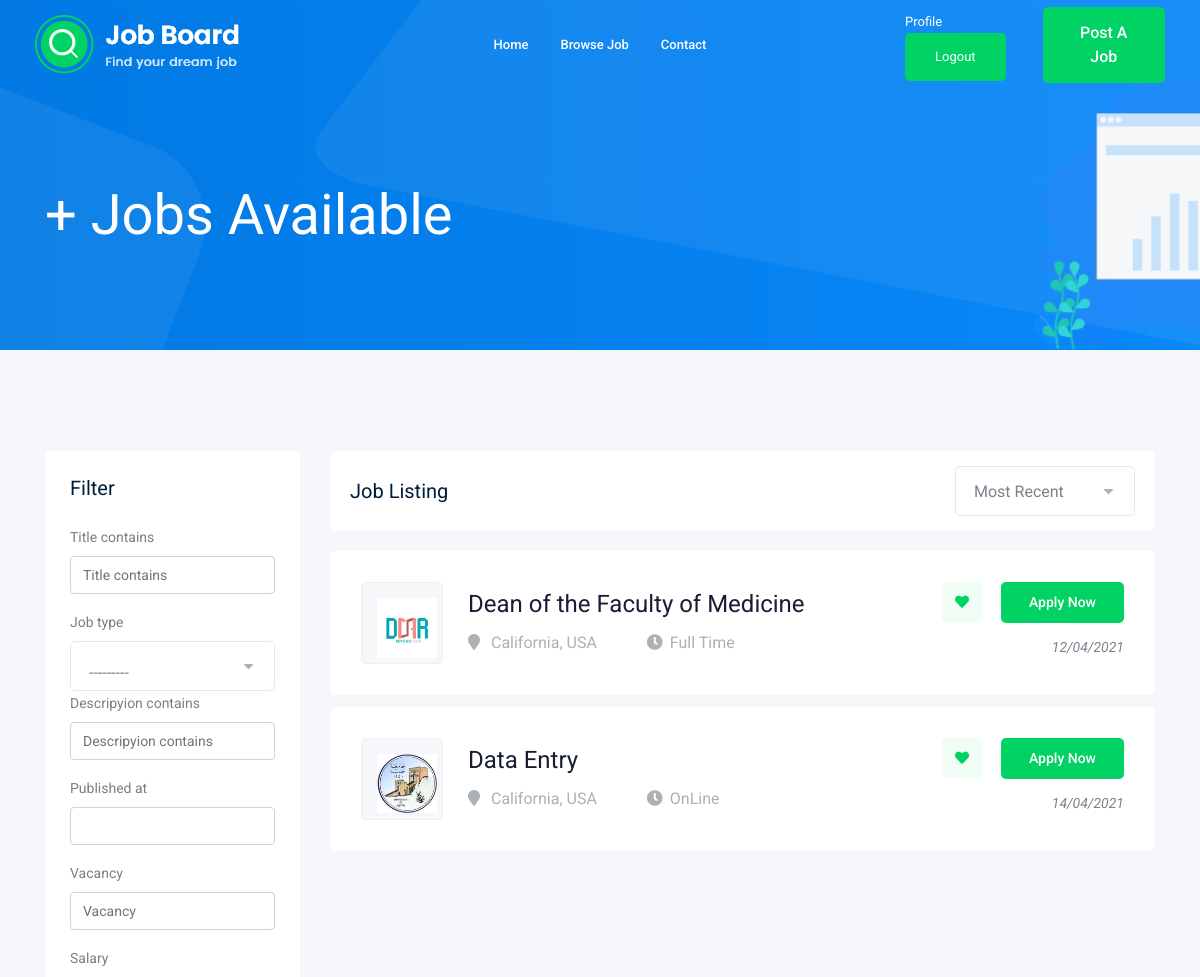
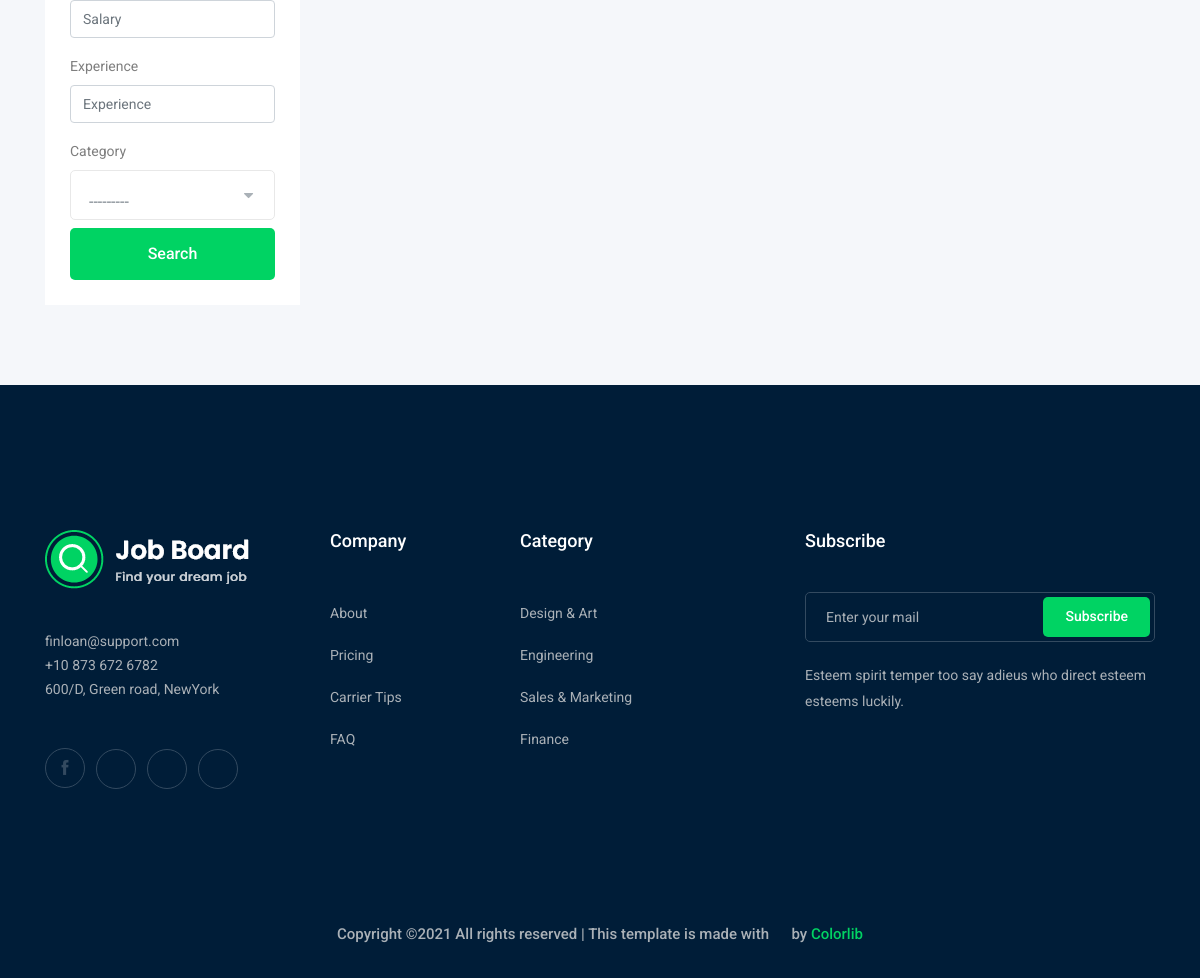
Screenshot of / (signed in) with the database file from the repository (2 pictures, top to bottom).
### job/models.py (models this page shows, shortened)
class Job(models.Model):  #tabdle
    onwer = models.ForeignKey(User, on_delete=models.CASCADE,related_name='onwer_job')
    title = models.CharField(max_length=100) #column
    job_type = models.CharField(max_length=20 , choices= Job_Type)
    descripyion = models.TextField(max_length=1000)
    published_at = models.DateTimeField(auto_now=True)
    Vacancy = models.IntegerField(default=1)
    salary = models.IntegerField(default=0)
    experience = models.IntegerField(default=1)
    category = models.ForeignKey('Category',on_delete=models.CASCADE)
    image = models.ImageField(upload_to=image_upload)
    slug = models.SlugField(blank=True , null= True)

### accounts/decorators.py (the view)
        def wrapper_func(request , *args,**kwargs):
            group = None
            if request.user.groups.exists():
               group =  request.user.groups.all()[0].name
            if group in allowedGroups:
               return view_func(request , *args,**kwargs)
            else:
                return redirect('accounts:profile')

### job/models.py (called while the page is built)
    def __str__(self):
        return self.Name

### job/views.py (called while the page is built)
@allowedUsers(allowedGroups=['Admin','Normal_Users','Organisations'])
def job_list(request):
    job_list = Job.objects.all()
    myfilter = JobFilters(request.GET,queryset=job_list)
    job_list = myfilter.qs
    paginator = Paginator(job_list, 5) # Show 25 contacts per page.
    page_number = request.GET.get('page')
    page_obj = paginator.get_page(page_number)
    context={'jobs': page_obj ,'myfilter':myfilter}
    return render(request,'job/job_list.html',context)

### job/templates/job/job_list.html (shortened to what this page needs)
{% extends "base.html" %}
{% load bootstrap4 %}
  {% block body %}
    <div class="bradcam_area bradcam_bg_1">
        <div class="container">
            <div class="row">
                <div class="col-xl-12">
                    <div class="bradcam_text">
                        <h3>{{jobs.count}} + Jobs Available</h3>
                    </div>
                </div>
            </div>
        </div>
    </div>
    <div class="job_listing_area plus_padding">
        <div class="container">
            <div class="row">
                <div class="col-lg-3">
                    <div class="job_filter white-bg">
                        <div class="form_inner white-bg">
                            <h3>Filter</h3>
                            <form method="GET">
                               {% bootstrap_form myfilter.form %}
                               <input type="submit" value="search" class="boxed-btn3 w-100 mt-2">
                            </form>
                        </div>
                    </div>
                </div>
                <div class="col-lg-9">
                    <div class="recent_joblist_wrap">
                        <div class="recent_joblist white-bg ">
                            <div class="row align-items-center">
                                <div class="col-md-6">
                                    <h4>Job Listing</h4>
                                </div>
                                <div class="col-md-6">
                                    <div class="serch_cat d-flex justify-content-end">
                                    </div>
                                </div>
                            </div>
                        </div>
                    </div>
                    <div class="job_lists m-0">
                        <div class="row">
                        {% for job in jobs %}
                            <div class="col-lg-12 col-md-12">
                                <div class="single_jobs white-bg d-flex justify-content-between">
                                    <div class="jobs_left d-flex align-items-center">
                                        <div class="thumb">
                                            <img src="{{job.image.url}}" alt=""  style="max-width:60px;">
                                        </div>
                                        <div class="jobs_conetent">
                                            <a href="{% url 'joburl:job_detailurl' job.id%}"><h4>{{job.title}}</h4></a>
                                            <div class="links_locat d-flex align-items-center">
                                                <div class="location">
                                                    <p> <i class="fa fa-map-marker"></i> California, USA</p>
                                                </div>
                                                <div class="location">
                                                    <p> <i class="fa fa-clock-o"></i>{{job.job_type}}</p>
                                                </div>
                                            </div>
                                        </div>
                                    </div>
                                    <div class="jobs_right">
                                        <div class="apply_now">
                                            <a class="heart_mark" href="#"> <i class="fa fa-heart"></i> </a>
                                            <a href="{% url 'joburl:job_detailurl' job.id%}" class="boxed-btn3">Apply Now</a>
                                        </div>
                                        <div class="date">
                                            <p>{{job.published_at| date:'d/m/o'}}</p>
                                        </div>
                                    </div>
                                </div>
                            </div>
                        {%endfor %}
                        </div>
                    </div>
                </div>
            </div>
        </div>
    </div>
  {% endblock body %}

### rows the page displays
Job: image (picture), title "Dean of the Faculty of Medicine", job_type "Full Time", published_at "12/04/2021"
Job: image (picture), title "Data Entry", job_type "OnLine", published_at "14/04/2021"
